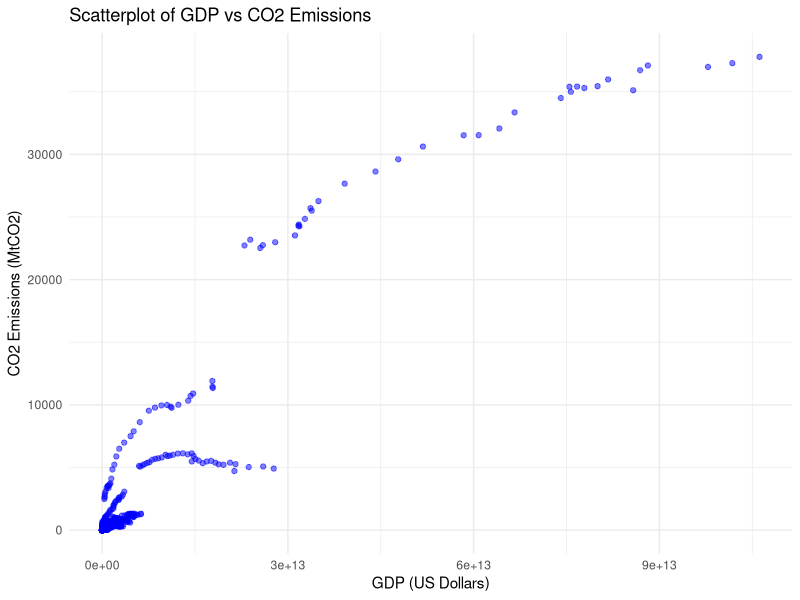
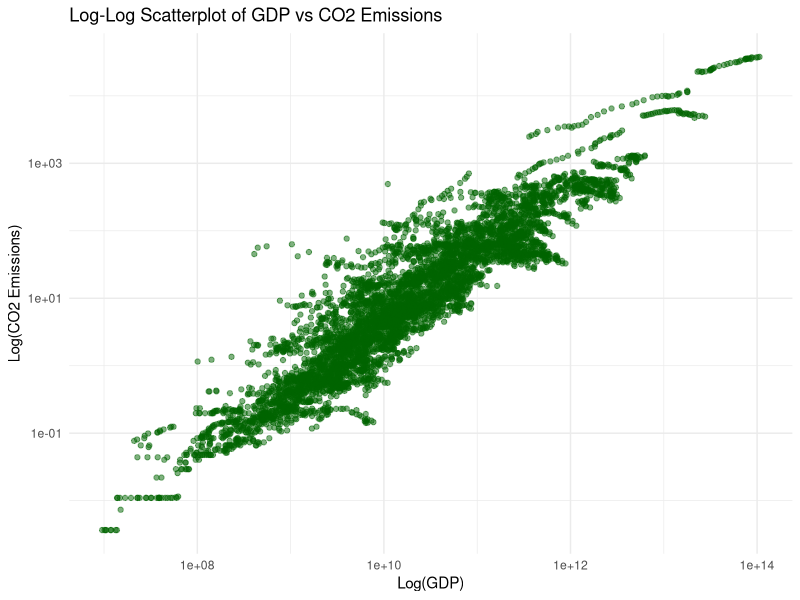
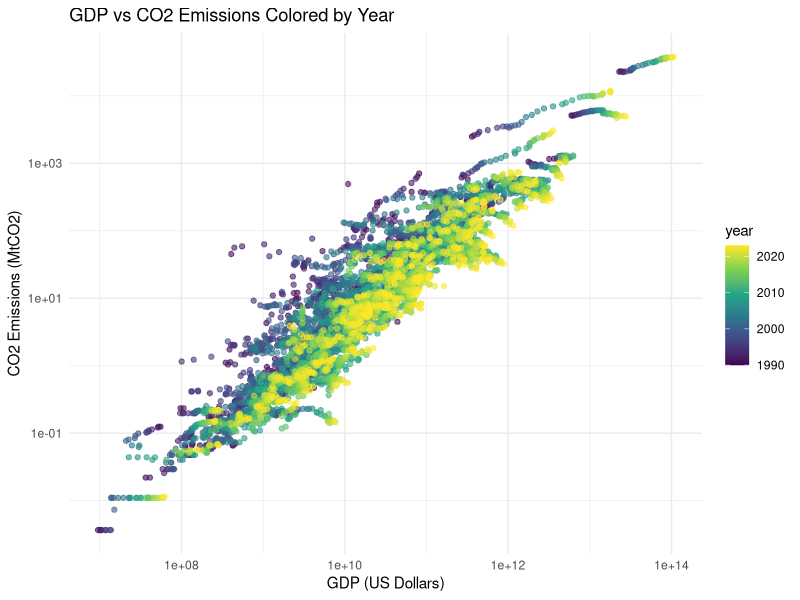
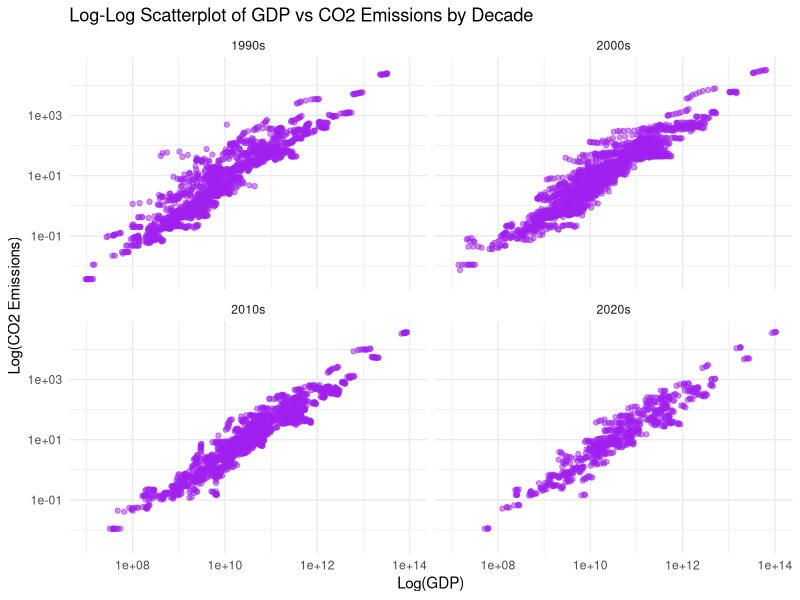
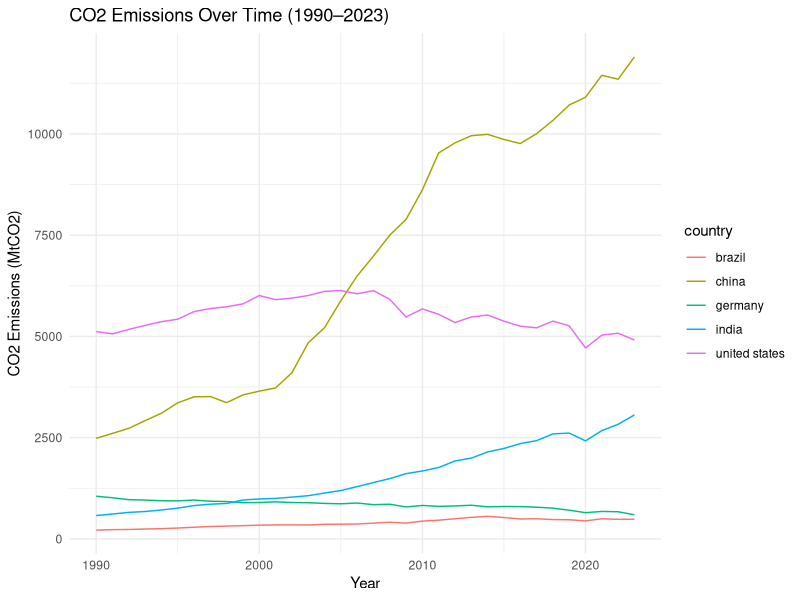
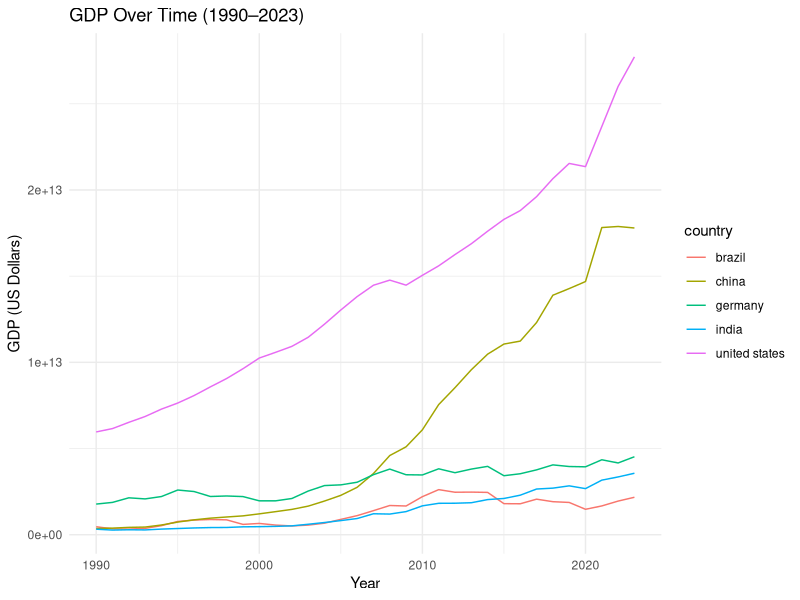
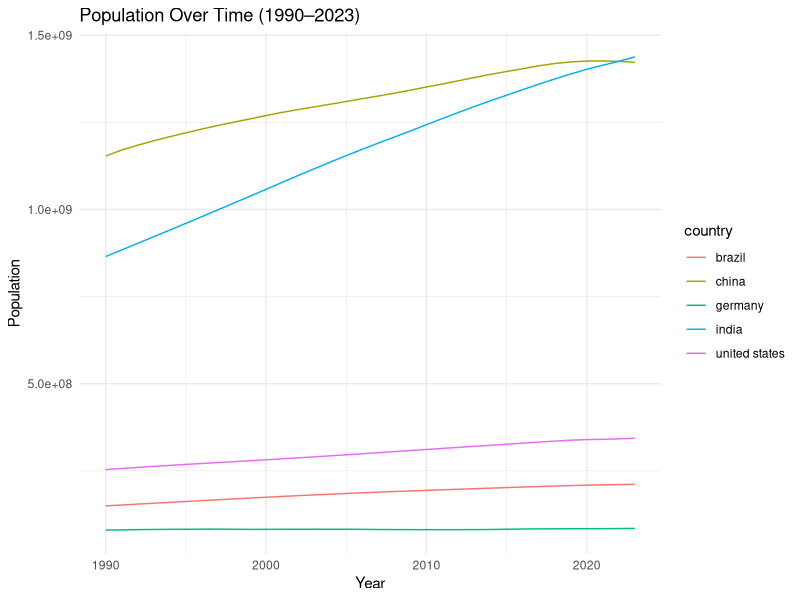
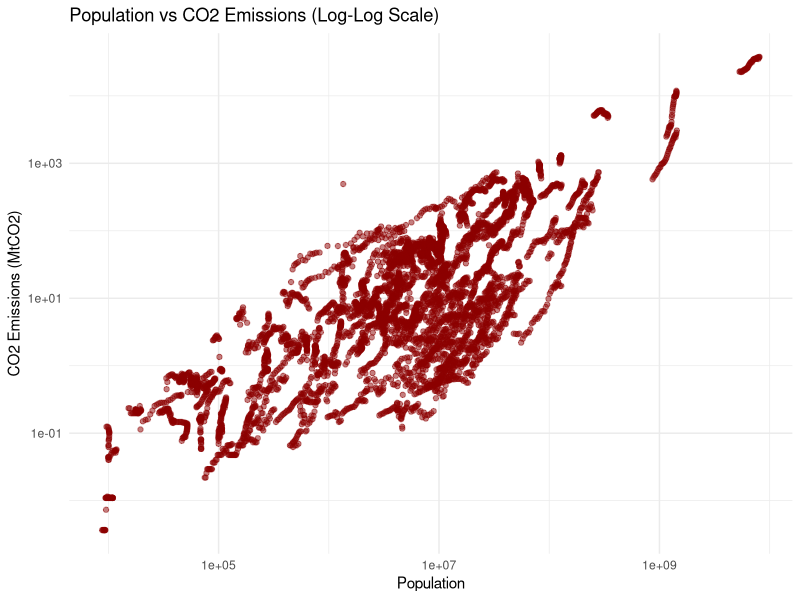

The R script that drew these images, in order:
library(tidyverse)

df <- read_csv("gdp_co2_population_data.csv")

df <- df %>%
  mutate(decade = paste0(floor(year / 10) * 10, "s"))


# 1. Basic Scatterplot: GDP vs CO₂ Emissions
p1 <- ggplot(df, aes(x = gdp, y = co2_emissions)) +
  geom_point(alpha = 0.5, color = "blue") +
  labs(
    title = "Scatterplot of GDP vs CO2 Emissions",
    x = "GDP (US Dollars)",
    y = "CO2 Emissions (MtCO2)"
  ) +
  theme_minimal()
p1
ggsave("plots/gdp_vs_co2_scatter.png", plot = p1, width = 8, height = 5)



# 2. Log-Log Scatterplot
p2 <- ggplot(df, aes(x = gdp, y = co2_emissions)) +
  geom_point(alpha = 0.5, color = "darkgreen") +
  scale_x_log10() +
  scale_y_log10() +
  labs(
    title = "Log-Log Scatterplot of GDP vs CO2 Emissions",
    x = "Log(GDP)",
    y = "Log(CO2 Emissions)"
  ) +
  theme_minimal()
p2
ggsave("plots/gdp_vs_co2_loglog_scatter.png", plot = p2, width = 8, height = 5)



# 3. Colored Log-Log by Year
p3 <- ggplot(df, aes(x = gdp, y = co2_emissions, color = year)) +
  geom_point(alpha = 0.6) +
  scale_color_viridis_c() +
  scale_x_log10() +
  scale_y_log10() +
  labs(
    title = "GDP vs CO2 Emissions Colored by Year",
    x = "GDP (US Dollars)",
    y = "CO2 Emissions (MtCO2)"
  ) +
  theme_minimal()
p3
ggsave("plots/gdp_vs_co2_loglog_colored_by_year.png", plot = p3, width = 8, height = 5)



# 4. Log-Log Faceted by Decade
p4 <- ggplot(df, aes(x = gdp, y = co2_emissions)) +
  geom_point(alpha = 0.5, color = "purple") +
  scale_x_log10() +
  scale_y_log10() +
  facet_wrap(~decade) +
  labs(
    title = "Log-Log Scatterplot of GDP vs CO2 Emissions by Decade",
    x = "Log(GDP)",
    y = "Log(CO2 Emissions)"
  ) +
  theme_minimal()
p4
ggsave("plots/gdp_vs_co2_loglog_facet_by_decade.png", plot = p4, width = 10, height = 6)



# 5. Line Plot: CO₂ Emissions Over Time (Top 5 Countries)
selected_countries <- c("united states", "china", "india", "germany", "brazil")
p5 <- ggplot(df %>% filter(country %in% selected_countries),
             aes(x = year, y = co2_emissions, color = country)) +
  geom_line() +
  labs(
    title = "CO2 Emissions Over Time (1990–2023)",
    x = "Year",
    y = "CO2 Emissions (MtCO2)"
  ) +
  theme_minimal()
p5
ggsave("plots/co2_over_time_selected_countries.png", plot = p5, width = 8, height = 5)



# 6. Line Plot: GDP Over Time (Top 5 Countries)
p6 <- ggplot(df %>% filter(country %in% selected_countries),
             aes(x = year, y = gdp, color = country)) +
  geom_line() +
  labs(
    title = "GDP Over Time (1990–2023)",
    x = "Year",
    y = "GDP (US Dollars)"
  ) +
  theme_minimal()
p6
ggsave("plots/gdp_over_time_selected_countries.png", plot = p6, width = 8, height = 5)



# 7. Population Over Time (Top 5 Countries)
p7 <- ggplot(df %>% filter(country %in% selected_countries),
             aes(x = year, y = population, color = country)) +
  geom_line() +
  labs(
    title = "Population Over Time (1990–2023)",
    x = "Year",
    y = "Population"
  ) +
  theme_minimal()
p7
ggsave("plots/population_over_time_selected_countries.png", plot = p7, width = 8, height = 5)



# 8. Population vs CO₂ Emissions (Scatterplot)
p8 <- ggplot(df, aes(x = population, y = co2_emissions)) +
  geom_point(alpha = 0.5, color = "darkred") +
  scale_x_log10() +
  scale_y_log10() +
  labs(
    title = "Population vs CO2 Emissions (Log-Log Scale)",
    x = "Population",
    y = "CO2 Emissions (MtCO2)"
  ) +
  theme_minimal()
p8
ggsave("plots/population_vs_co2_loglog.png", plot = p8, width = 8, height = 5)



# 9. Population vs GDP (Scatterplot)
p9 <- ggplot(df, aes(x = population, y = gdp)) +
  geom_point(alpha = 0.5, color = "steelblue") +
  scale_x_log10() +
  scale_y_log10() +
  labs(
    title = "Population vs GDP (Log-Log Scale)",
    x = "Population",
    y = "GDP (US Dollars)"
  ) +
  theme_minimal()
p9
ggsave("plots/population_vs_gdp_loglog.png", plot = p9, width = 8, height = 5)





